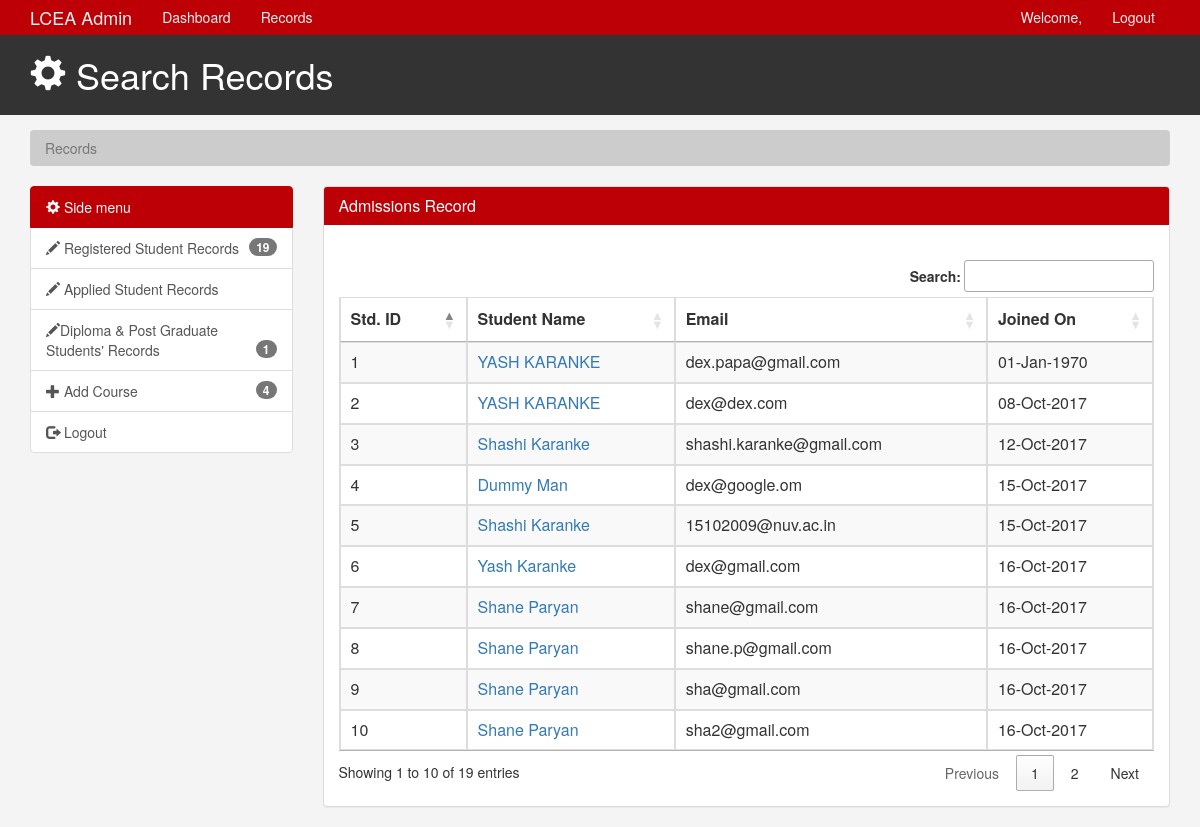
The page /admin/allRecords.php (signed in) on the database its author committed.
### tables this page shows
CREATE TABLE `student_data` (
  `ID` int(3) NOT NULL,
  `FULLNAME` varchar(70) DEFAULT NULL,
  `GENDER` varchar(8) DEFAULT NULL,
  `BGROUP` varchar(100) DEFAULT NULL,
  `ADDRESS` varchar(100) DEFAULT NULL,
  `CITY` varchar(200) DEFAULT NULL,
  `STATE` varchar(500) DEFAULT NULL,
  `ZIP` varchar(100) DEFAULT NULL,
  `PNUMBER` varchar(100) DEFAULT NULL,
  `EMAIL` varchar(60) DEFAULT NULL,
  `PASSWORD` varchar(100) DEFAULT NULL,
  `register_date` date DEFAULT NULL,
  `dob` varchar(10) DEFAULT NULL,
  `profile_image` varchar(100) DEFAULT NULL,
  `isActive` tinyint(1) DEFAULT NULL
);

### admin/allRecords.php (the view, shortened to what this page needs)
<?php
    if(isset($_SESSION['email']))
    {
    ?>
    <html lang="en">
    <head>
        <link href="css/bootstrap.min.css" rel="stylesheet">
        <link href="css/style.css" rel="stylesheet">
        <link rel="stylesheet" href="//code.jquery.com/ui/1.12.1/themes/base/jquery-ui.css">
        <link rel="stylesheet" type="text/css" href="https://cdn.datatables.net/1.10.16/css/jquery.dataTables.min.css">
        <link rel="stylesheet" type="text/css" href="https://cdn.datatables.net/buttons/1.4.2/css/buttons.dataTables.min.css">
        <link rel="stylesheet" href="https://cdnjs.cloudflare.com/ajax/libs/font-awesome/4.7.0/css/font-awesome.min.css">
    </head>
    <body>
        <?php include'adminMenu.php' ?>
        <header id="header">
            <div class="container">
                <div class="row">
                    <div class="col-md-10">
                        <h1><span class="glyphicon glyphicon-cog" aria-hidden="true"></span> Search Records </h1>
                    </div>
                </div>
            </div>
        </header>
        <section id="breadcrumb">
            <div class="container">
                <ol class="breadcrumb">
                    <li class="active">Records</li>
                </ol>
            </div>
        </section>
        <?php include 'side-menu.php' ?>
        <div class="col-md-9">
            <div class="panel panel-default">
                <div class="panel-heading main-color-bg">
                    <h3 class="panel-title">Admissions Record</h3>
                </div>
                <div class="panel-body">
                    <br/>
                    <table id="record" class="table table-striped table-hover table-bordered">
                        <thead>
                            <tr>
                                <th>Std. ID</th>
                                <th>Student Name</th>
                                <th>Email</th>
                                <th>Joined On</th>
                            </tr>
                        </thead>
                        <?php
                $mysqli = mysqli_connect($databaseHost,$databaseUsername,$databasePassword,$databaseName);
                  $query = "select * from student_data";
                  $result = mysqli_query($mysqli,$query);
                  while($addrow = mysqli_fetch_array($result)){
                    $newDate = date('d-M-Y',strtotime($addrow[11]));
                    echo "<tr>";
                    echo "<td>$addrow[0]</td>";
                    echo "<td><a href='view.php?id=$addrow[0]' target='_blank'>" .$addrow[1] . "</a></td>";
                    echo "<td>$addrow[9]</td>";
                    echo "<td>$newDate</td>";
                    echo "</tr>";
                  }
            ?>
                    </table>
                </div>
            </div>
        </div>
        </div>
        </div>
        </section>
        <?php
  }
else{
?>
            <?php
echo "<script language='javascript'>alert('Login to continue');
window.location.href='/Admission/admin';
 </script>";
}
?>

### admin/css/style.css (style rules this page uses)
body { background:#f4f4f4; }
.main-color-bg { background-color: #BD0006 !important; border-color: #BD0006 !important; color:#ffffff !important; }
#header { background:#333333; color:#ffffff; padding-bottom: 10px; margin-bottom: 15px; }
.breadcrumb { background:#cccccc; color:#333333; }

### rows shown on the page
student_data: ID "1", FULLNAME "YASH KARANKE", EMAIL "dex.papa@gmail.com", register_date "01-Jan-1970"
student_data: ID "2", FULLNAME "YASH KARANKE", EMAIL "dex@dex.com", register_date "08-Oct-2017"
student_data: ID "3", FULLNAME "Shashi Karanke", EMAIL "shashi.karanke@gmail.com", register_date "12-Oct-2017"
student_data: ID "4", FULLNAME "Dummy Man", EMAIL "dex@google.om", register_date "15-Oct-2017"
student_data: ID "5", FULLNAME "Shashi Karanke", EMAIL "15102009@nuv.ac.in", register_date "15-Oct-2017"
student_data: ID "6", FULLNAME "Yash Karanke", EMAIL "dex@gmail.com", register_date "16-Oct-2017"
student_data: ID "7", FULLNAME "Shane Paryan", EMAIL "shane@gmail.com", register_date "16-Oct-2017"
student_data: ID "8", FULLNAME "Shane Paryan", EMAIL "shane.p@gmail.com", register_date "16-Oct-2017"
student_data: ID "9", FULLNAME "Shane Paryan", EMAIL "sha@gmail.com", register_date "16-Oct-2017"
student_data: ID "10", FULLNAME "Shane Paryan", EMAIL "sha2@gmail.com", register_date "16-Oct-2017"

### other values the page prints
$val "19"
$val3 "1"
$val2 "4"
